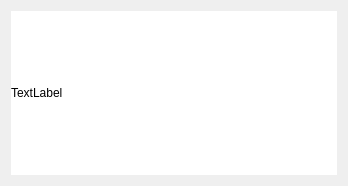
<ui version="4.0" >
 <class>Form</class>
 <widget class="QWidget" name="Form" >
  <property name="geometry" >
   <rect>
    <x>0</x>
    <y>0</y>
    <width>348</width>
    <height>186</height>
   </rect>
  </property>
  <property name="windowTitle" >
   <string>Form</string>
  </property>
  <layout class="QVBoxLayout" name="verticalLayout_3" >
   <item>
    <widget class="QLabel" name="label" >
     <property name="styleSheet" >
      <string notr="true" >
         QLabel {
             background-color: #FFFFFF;
         }</string>
     </property>
     <property name="text" >
      <string>TextLabel</string>
     </property>
    </widget>
   </item>
  </layout>
 </widget>
 <resources/>
 <connections/>
</ui>
